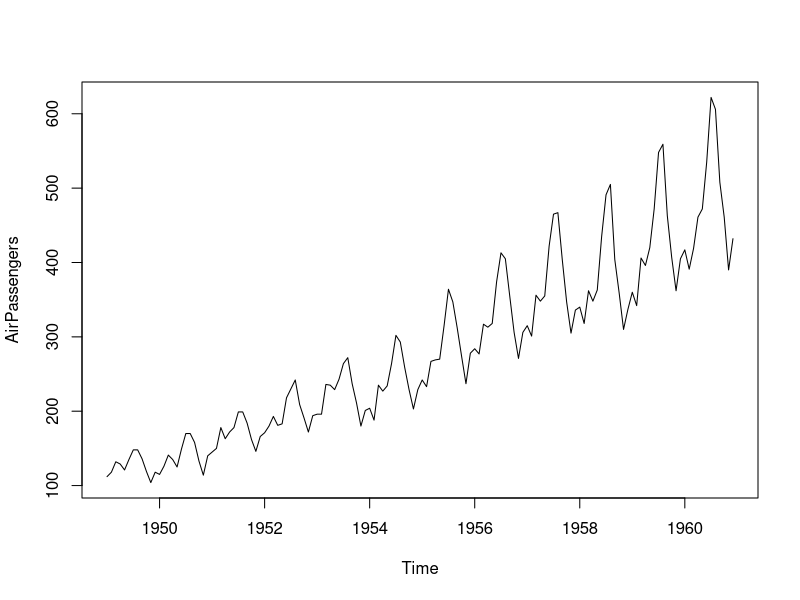
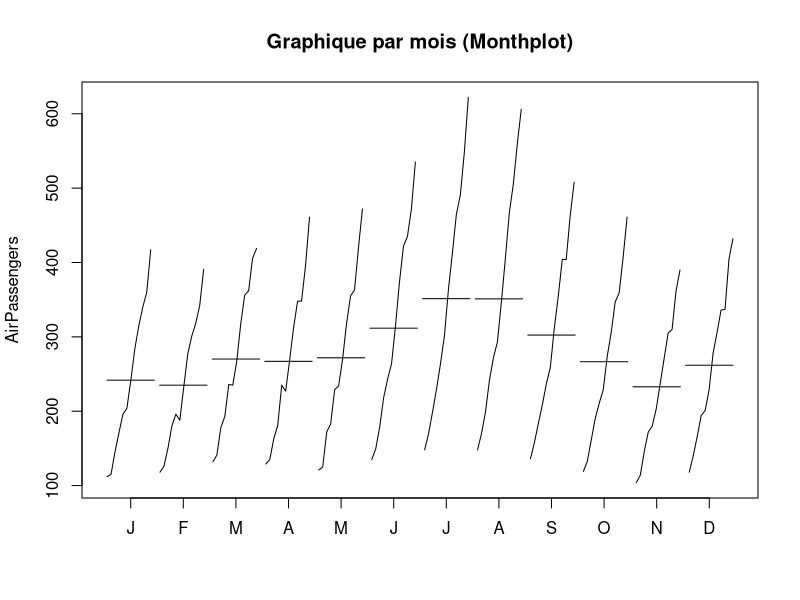
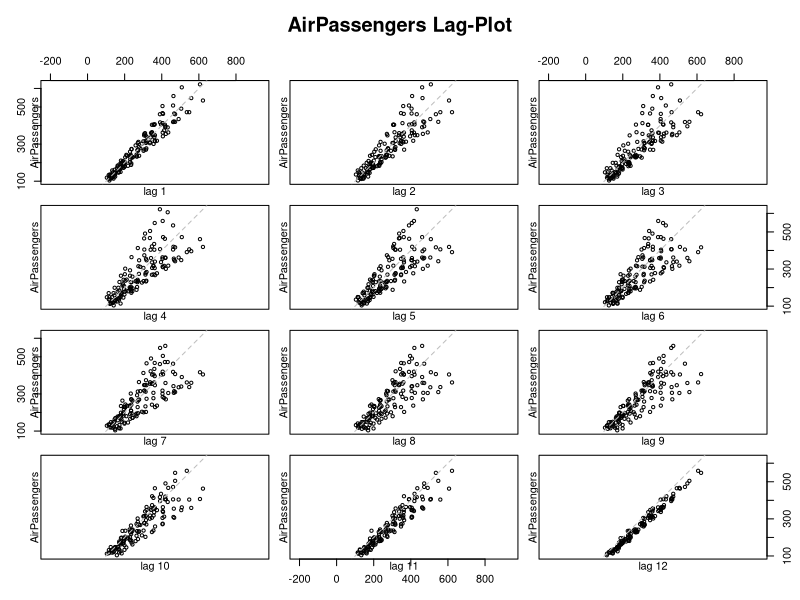
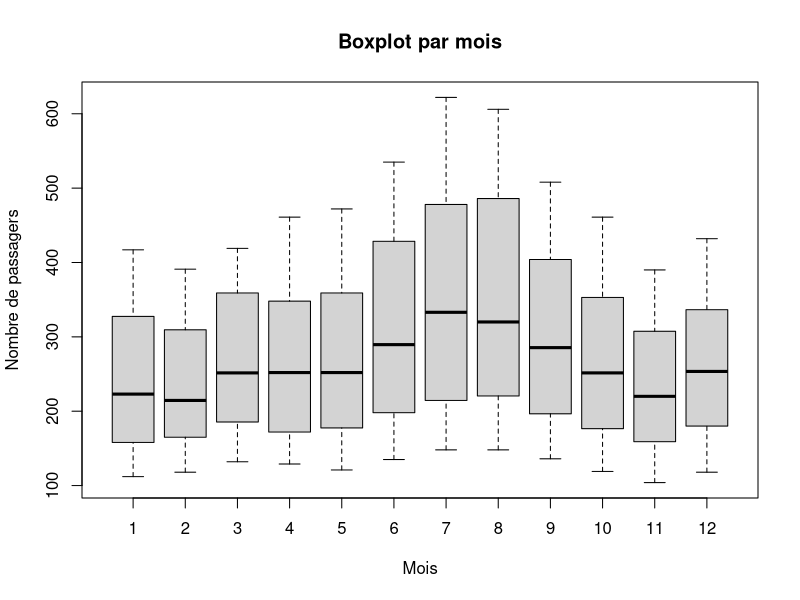
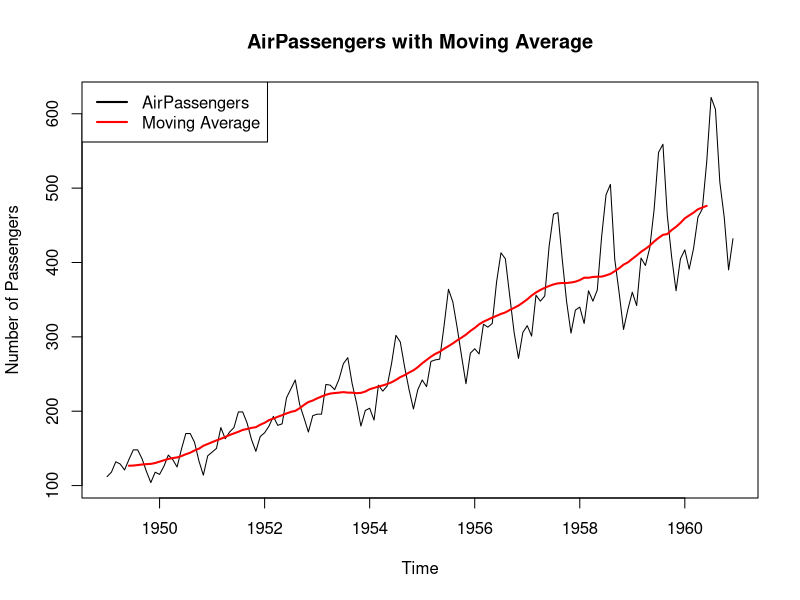
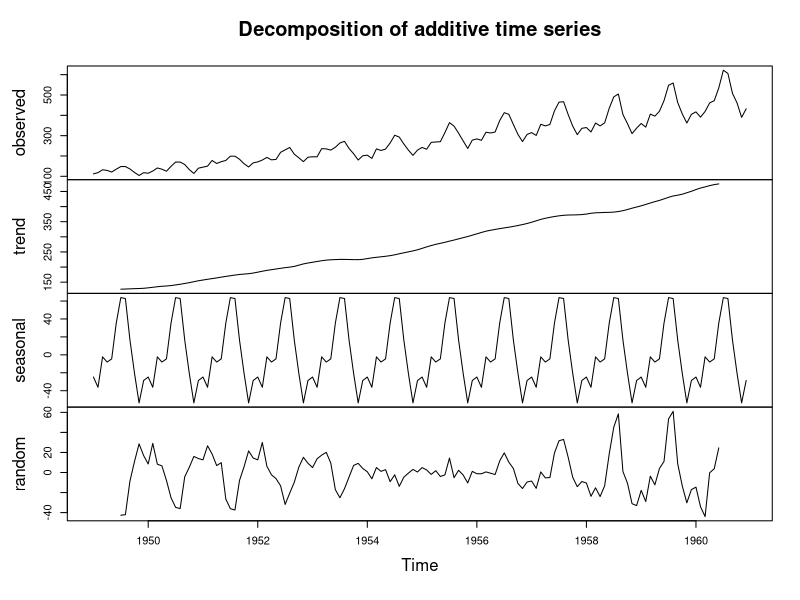
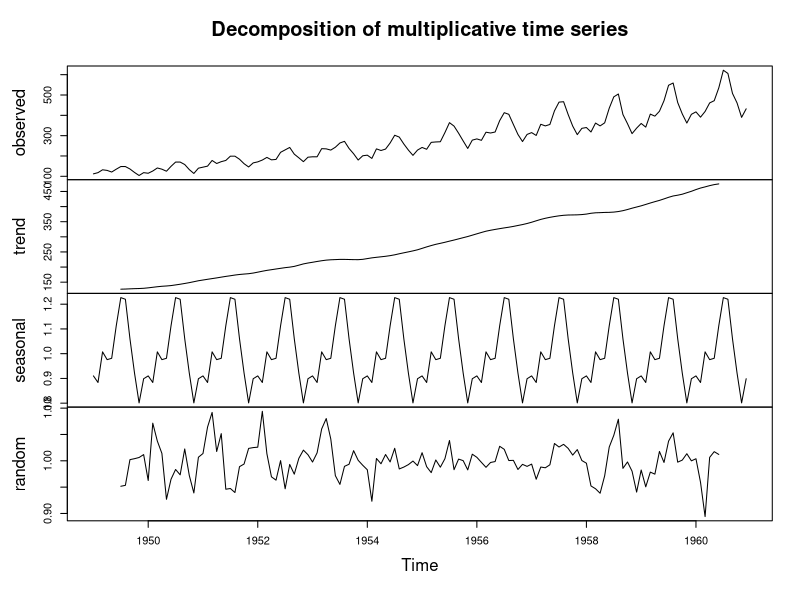
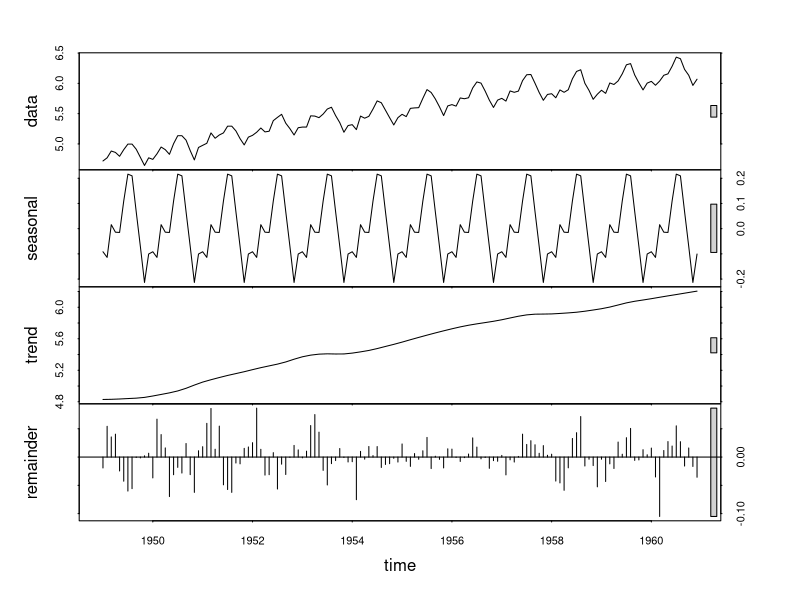

Write the R code that produced these figures, in order.
## ---- chunk 1
library(tseries)
par(mfrow = c(1, 1))


data(AirPassengers)
plot(AirPassengers)
## ---- chunk 2
library(forecast)

monthplot(AirPassengers, main = "Graphique par mois (Monthplot)")

lag.plot(
  AirPassengers,
  lags = 12,
  do.lines = FALSE,
  main = "AirPassengers Lag-Plot"
)

boxplot(
  AirPassengers ~ cycle(AirPassengers),
  main = "Boxplot par mois",
  xlab = "Mois",
  ylab = "Nombre de passagers"
)
## ---- chunk 3
ma <- filter(AirPassengers, rep(1 / 12, 12))

plot(
  AirPassengers,
  main = "AirPassengers with Moving Average",
  ylab = "Number of Passengers"
)
lines(ma, col = "red", lwd = 2)
legend(
  "topleft",
  legend = c("AirPassengers", "Moving Average"),
  col = c("black", "red"),
  lwd = 2
)
## ---- chunk 4
airpassengers_add <- decompose(AirPassengers, type = "additive")
plot(airpassengers_add)

airpassengers_mult <- decompose(AirPassengers, type = "multiplicative")
plot(airpassengers_mult)
## ---- chunk 5
dec_stl <- stl(log(AirPassengers), s.window = "periodic")
plot(dec_stl)
## ---- chunk 6
trend_diff <- diff(log(AirPassengers))
saison_diff <- diff(log(AirPassengers), lag = 12)
final_diff <- diff(trend_diff, lag = 12)

plot(
  trend_diff,
  main = "Différence tendancielle (Trend)",
  ylab = "Différence tendancielle"
)
plot(
  saison_diff,
  main = "Différence saisonnière (Seasonal)",
  ylab = "Différence saisonnière"
)
plot(
  final_diff,
  main = "Différence finale (Trend + Seasonal)",
  ylab = "Différence finale"
)
## ---- chunk 7
kpss_test_result <- kpss.test(final_diff)
print(kpss_test_result)

adf_test_result <- adf.test(final_diff)
print(adf_test_result)
